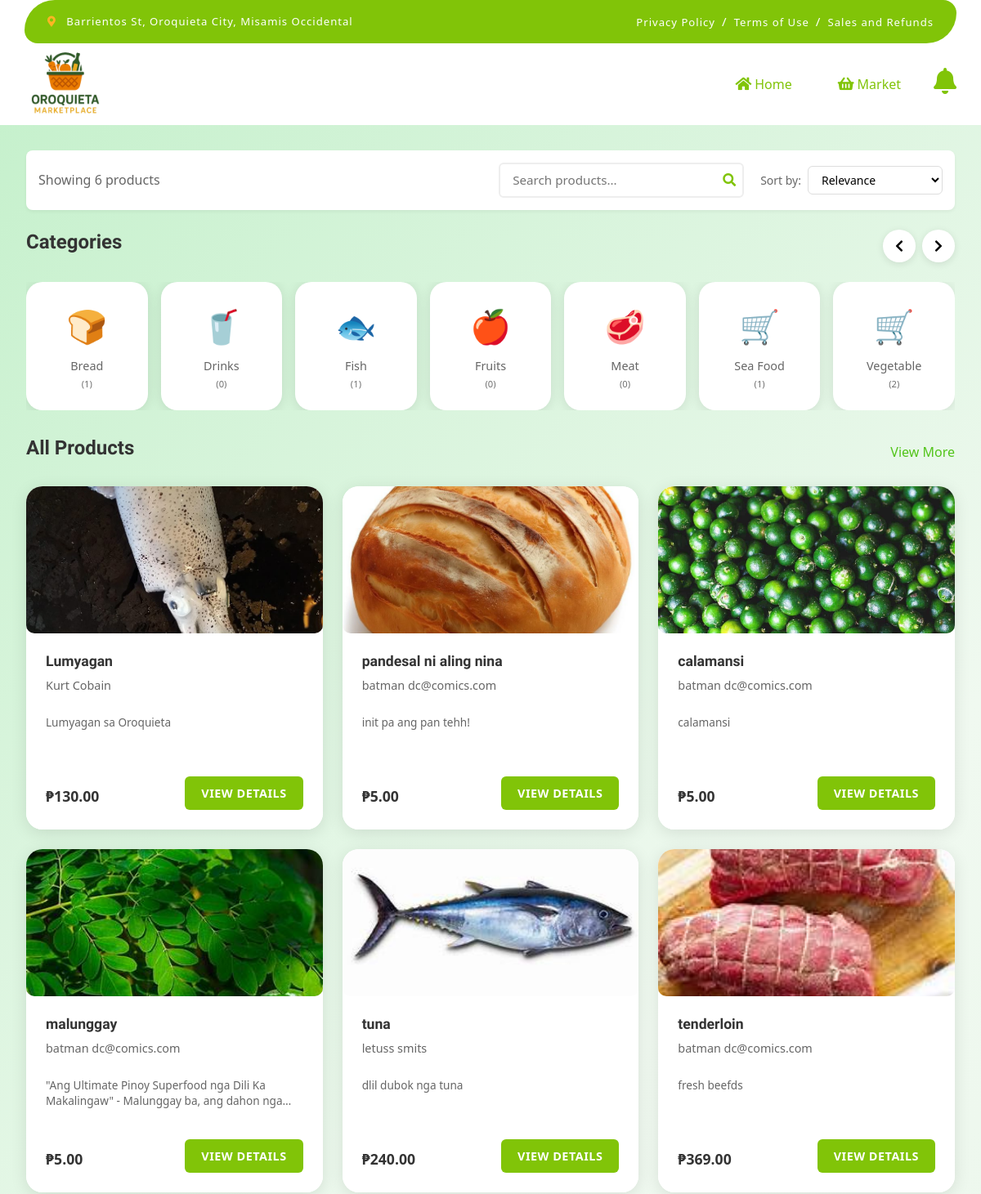
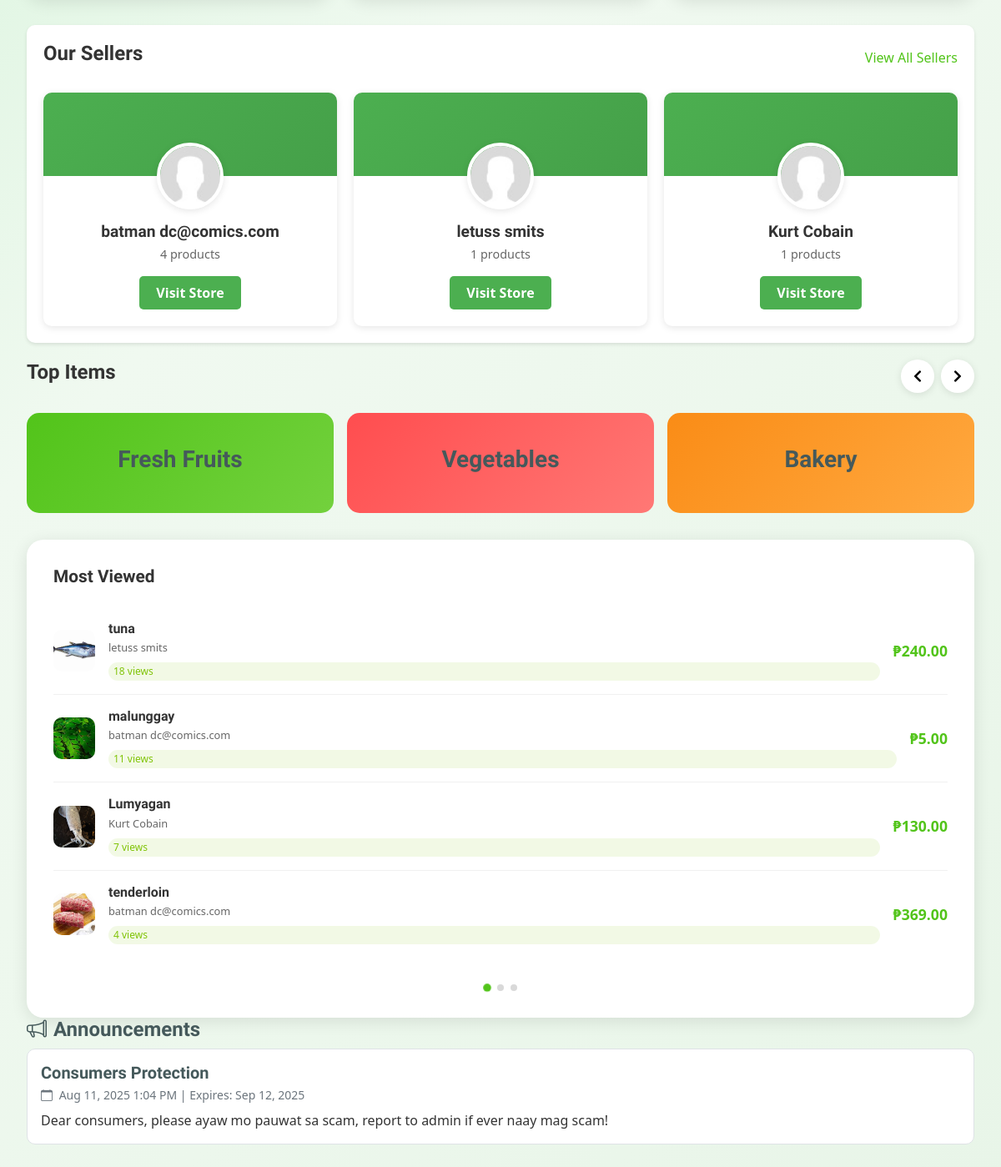
/customer/index.php, run on the app's committed database (2 pictures, top to bottom).
### tables this page shows
CREATE TABLE `categories` (
  `id` int(11) NOT NULL,
  `name` varchar(100) NOT NULL,
  `icon` varchar(10) DEFAULT NULL COMMENT 'Emoji or icon character',
  `description` text DEFAULT NULL,
  `parent_id` int(11) DEFAULT NULL,
  `image` varchar(255) DEFAULT NULL,
  `is_active` tinyint(1) DEFAULT 1,
  `created_at` timestamp NOT NULL DEFAULT current_timestamp(),
  `updated_at` timestamp NOT NULL DEFAULT current_timestamp() ON UPDATE current_timestamp()
);

CREATE TABLE `products` (
  `id` int(11) NOT NULL,
  `seller_id` int(11) NOT NULL,
  `category_id` int(11) DEFAULT NULL,
  `name` varchar(255) NOT NULL,
  `description` text DEFAULT NULL,
  `price` decimal(10,2) NOT NULL,
  `stock_quantity` int(11) NOT NULL DEFAULT 0,
  `weight` decimal(10,2) DEFAULT NULL,
  `is_featured` tinyint(1) DEFAULT 0,
  `is_active` tinyint(1) DEFAULT 1,
  `created_at` timestamp NOT NULL DEFAULT current_timestamp(),
  `updated_at` timestamp NOT NULL DEFAULT current_timestamp() ON UPDATE current_timestamp()
);

CREATE TABLE `sellers` (
  `id` int(11) NOT NULL,
  `username` varchar(50) NOT NULL,
  `email` varchar(100) NOT NULL,
  `password` varchar(255) NOT NULL,
  `first_name` varchar(50) DEFAULT NULL,
  `last_name` varchar(50) DEFAULT NULL,
  `phone` varchar(20) DEFAULT NULL,
  `address` text DEFAULT NULL,
  `profile_image` varchar(255) DEFAULT NULL,
  `facebook_url` varchar(255) DEFAULT NULL,
  `is_active` tinyint(1) DEFAULT 1,
  `status` enum('pending','approved','rejected','suspended') DEFAULT 'pending',
  `created_at` timestamp NOT NULL DEFAULT current_timestamp(),
  `updated_at` timestamp NOT NULL DEFAULT current_timestamp() ON UPDATE current_timestamp()
);

CREATE TABLE `announcements` (
  `id` int(11) NOT NULL,
  `title` varchar(200) NOT NULL,
  `content` text NOT NULL,
  `priority` enum('low','medium','high','urgent') NOT NULL DEFAULT 'medium',
  `target_audience` enum('all','sellers','customers','admins') NOT NULL DEFAULT 'all',
  `expiry_date` datetime DEFAULT NULL,
  `is_pinned` tinyint(1) NOT NULL DEFAULT 0,
  `is_active` tinyint(1) NOT NULL DEFAULT 1,
  `created_by` int(11) NOT NULL,
  `created_at` timestamp NOT NULL DEFAULT current_timestamp(),
  `updated_at` timestamp NOT NULL DEFAULT current_timestamp() ON UPDATE current_timestamp()
);

### customer/index.php (the view, shortened to what the rows shown need)
<?php
require_once 'header.php';
require_once 'fetch_products.php';
$products = fetchProducts(12);
$categories = fetchCategories();
$popular_sellers = getSellers(4);
$most_viewed_products = getMostViewedProducts(4);
try {
    $stmt = $pdo->prepare(
        "SELECT title, content, priority, created_at, expiry_date, is_pinned
         FROM announcements
         WHERE (target_audience = 'customers' OR target_audience = 'all')
           AND is_active = 1
           AND (expiry_date IS NULL OR expiry_date > NOW())
         ORDER BY is_pinned DESC, created_at DESC"
    );
    $stmt->execute();
    $announcements = $stmt->fetchAll(PDO::FETCH_ASSOC);
} catch (PDOException $e) {
    error_log("Error fetching announcements: " . $e->getMessage());
    $announcements = [];
}
?>
<div class="main-content">
    <div class="main-container">
        <div class="content-area">
            <section class="categories-section">
                <div class="section-header">
                    <h2>Categories</h2>
                </div>
                <div class="categories-grid">
                    <?php foreach ($categories as $category): ?>
                        <div class="category-item" data-category-id="<?php echo $category['id']; ?>">
                            <div class="category-icon">
                                <?php
                                $category_emojis = [
                                    'fruits' => '🍎',
                                    'vegetables' => '🥬',
                                    'meat' => '🥩',
                                    'fish' => '🐟',
                                    'bread' => '🍞',
                                    'drinks' => '🥤',
                                    'seafood' => '🦐',
                                    'dairy' => '🥛',
                                    'grains' => '🌾',
                                    'herbs' => '🌿'
                                ];
                                $category_name_lower = strtolower($category['name']);
                                echo isset($category_emojis[$category_name_lower]) ? $category_emojis[$category_name_lower] : '🛒';
                                ?>
                            </div>
                            <span><?php echo htmlspecialchars($category['name']); ?></span>
                            <small>(<?php echo $category['product_count']; ?>)</small>
                        </div>
                    <?php endforeach; ?>
                </div>
            </section>
            <div class="main-grid">
                <div class="left-column">
                    <section class="popular-products">
                        <div class="section-header">
                            <h2>All Products</h2>
                        </div>
                        <div class="products-grid" id="productsGrid">
                            <?php if (empty($products)): ?>
                                <div class="no-products">
                                    <div class="no-products-content">
                                        <i class="fas fa-shopping-basket"></i>
                                        <h3>No products available</h3>
                                        <p>Check back later for fresh products!</p>
                                    </div>
                                </div>
                            <?php else: ?>
                                <?php foreach ($products as $product): ?>
                                    <div class="product-card" data-product-id="<?php echo $product['id']; ?>">
                                        <div class="product-image">
                                            <img src="<?php echo $product['image_url']; ?>"
                                                alt="<?php echo htmlspecialchars($product['name']); ?>"
                                                onerror="this.src='https://images.unsplash.com/photo-1546069901-ba9599a7e63c?w=200&h=200&fit=crop'">
                                        </div>
                                        <div class="product-info">
                                            <h3 class="product-name"><?php echo htmlspecialchars($product['name']); ?></h3>
                                            <div class="stall-name">
                                                <?php echo htmlspecialchars($product['seller_full_name']); ?>
                                            </div>
                                            <div class="product-description">
                                                <?php
                                                $description = isset($product['description']) ? $product['description'] : '';
                                                $short_desc = strlen($description) > 100 ? substr($description, 0, 100) . '...' : $description;
                                                echo htmlspecialchars($short_desc);
                                                ?>
                                            </div>
                                            <div class="product-footer">
                                                <div class="price-section">
                                                    <span class="price"><?php echo $product['formatted_price']; ?></span>
                                                </div>
                                                <div class="product-actions">
                                                    <button class="view-product-btn"
                                                        onclick="viewProduct(<?php echo $product['id']; ?>)"
                                                        title="View product">
                                                        View Details
                                                    </button>
                                                </div>
                                            </div>
                                        </div>
                                    </div>
                                <?php endforeach; ?>
                            <?php endif; ?>
                        </div>
                    </section>
                    <section class="all-sellers">
                        <div class="section-header">
                            <h2>Our Sellers</h2>
                        </div>
                        <div class="sellers-grid">
                            <?php if (empty($popular_sellers)): ?>
                                <div class="no-sellers">
                                    <p>No sellers available at the moment.</p>
                                </div>
                            <?php else: ?>
                                <?php foreach ($popular_sellers as $seller): ?>
                                    <div class="seller-card">
                                        <div class="seller-banner"></div>
                                        <div class="seller-info">
                                            <div class="seller-logo">
                                                <img src="<?php echo $seller['profile_image_url']; ?>" alt="Seller Logo">
                                            </div>
                                            <h3><?php echo htmlspecialchars($seller['full_name']); ?></h3>
                                            <p><?php echo $seller['product_count']; ?> products</p>
                                            <div class="seller-actions">
                                                <button class="btn visit-store-btn"
                                                    onclick="viewSellerProducts(<?php echo $seller['id']; ?>)">Visit Store</button>
                                            </div>
                                        </div>
                                    </div>
                                <?php endforeach; ?>
                            <?php endif; ?>
                        </div>
                    </section>
                    <section class="top-items">
                        <div class="section-header">
                            <h2>Top Items</h2>
                        </div>
                    </section>
                </div>
                <div class="right-column">
                    <section class="last-order">
                        <h2>Most Viewed</h2>
                        <div class="order-items">
                            <?php if (empty($most_viewed_products)): ?>
                                <div class="no-products-message">
                                    <i class="fas fa-eye"></i>
                                    <p>No viewed products yet</p>
                                </div>
                            <?php else: ?>
                                <?php foreach ($most_viewed_products as $index => $product): ?>
                                    <div class="order-item" onclick="viewProduct(<?php echo $product['id']; ?>)">
                                        <div class="item-image">
                                            <img src="<?php echo $product['image_url']; ?>"
                                                alt="<?php echo htmlspecialchars($product['name']); ?>"
                                                onerror="this.src='https://images.unsplash.com/photo-1546069901-ba9599a7e63c?w=60&h=60&fit=crop'">
                                        </div>
                                        <div class="item-info">
                                            <h4><?php echo htmlspecialchars($product['name']); ?></h4>
                                            <p><?php echo htmlspecialchars($product['seller_full_name']); ?></p>
                                            <div class="view-count-badge">
                                                <?php echo $product['view_count']; ?> views
                                            </div>
                                        </div>
                                        <div class="item-price"><?php echo $product['formatted_price']; ?></div>
                                    </div>
                                <?php endforeach; ?>
                            <?php endif; ?>
                        </div>
                    </section>
                </div>
            </div>
            <div class="row g-4 mb-4">
                <div class="col-12">
                    <div class="quick-actions">
                        <?php if (empty($announcements)): ?>
                            <div class="text-center py-4">
                                <i class="bi bi-megaphone" style="font-size: 3rem; color: var(--text-secondary); opacity: 0.5;"></i>
                                <p class="text-muted mt-2">No announcements at the moment.</p>
                            </div>
                        <?php else: ?>
                            <?php foreach ($announcements as $announcement): ?>
                                <div class="announcement-card mb-3 p-3 border rounded" style="background: <?php echo $announcement['is_pinned'] ? '#fffbe6' : '#ffffff'; ?>;">
                                    <h5 class="mb-1">
                                        <?php echo htmlspecialchars($announcement['title']); ?>
                                    </h5>
                                    <p class="text-muted mb-2 small">
                                        <i class="bi bi-calendar me-1"></i>
                                        <?php echo date('M j, Y g:i A', strtotime($announcement['created_at'])); ?>
                                        <?php if ($announcement['expiry_date']): ?>
                                            | Expires: <?php echo date('M j, Y', strtotime($announcement['expiry_date'])); ?>
                                        <?php endif; ?>
                                    </p>
                                    <p class="mb-0">
                                        <?php echo nl2br(htmlspecialchars($announcement['content'])); ?>
                                    </p>
                                </div>
                            <?php endforeach; ?>
                        <?php endif; ?>
                    </div>
                </div>
            </div>
        </div>
    </div>
</div>
</body>
</html>

### data on the page
categories: name "🍞", name "Bread", product_count "1"
categories: name "🥤", name "Drinks", product_count "0"
categories: name "🐟", name "Fish", product_count "1"
categories: name "🍎", name "Fruits", product_count "0"
categories: name "🥩", name "Meat", product_count "0"
categories: name "Sea Food", product_count "1"
categories: name "Vegetable", product_count "2"
products: shows a picture, name "Lumyagan", seller_full_name "Kurt Cobain", description "Lumyagan sa Oroquieta", formatted_price "₱130.00", view_count "7"
products: shows a picture, name "pandesal ni aling nina", seller_full_name "batman dc@comics.com", description "init pa ang pan tehh!", formatted_price "₱5.00"
products: shows a picture, name "calamansi", seller_full_name "batman dc@comics.com", description "calamansi", formatted_price "₱5.00"
products: shows a picture, name "malunggay", seller_full_name "batman dc@comics.com", description "\"Ang Ultimate Pinoy Superfood nga Dili Ka Makalingaw\" - Malunggay ba, ang dahon…", formatted_price "₱5.00", view_count "11"
products: shows a picture, name "tuna", seller_full_name "letuss smits", description "dlil dubok nga tuna", formatted_price "₱240.00", view_count "18"
products: shows a picture, name "tenderloin", seller_full_name "batman dc@comics.com", description "fresh beefds", formatted_price "₱369.00", view_count "4"
sellers: full_name "batman dc@comics.com", product_count "4"
sellers: full_name "Kurt Cobain", product_count "1"
announcements: title "Consumers Protection", created_at "Aug 11, 2025 1:04 PM", expiry_date "Sep 12, 2025", content "Dear consumers, please ayaw mo pauwat sa scam, report to admin if ever naay mag scam!"

### other printed values
count($products) "6"
$seller['full_name'] "letuss smits"
$seller['product_count'] "1"
